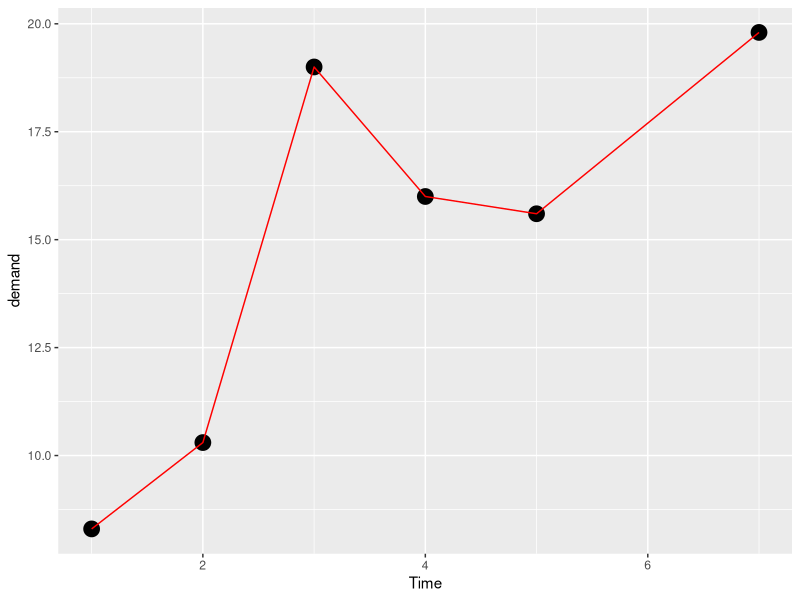
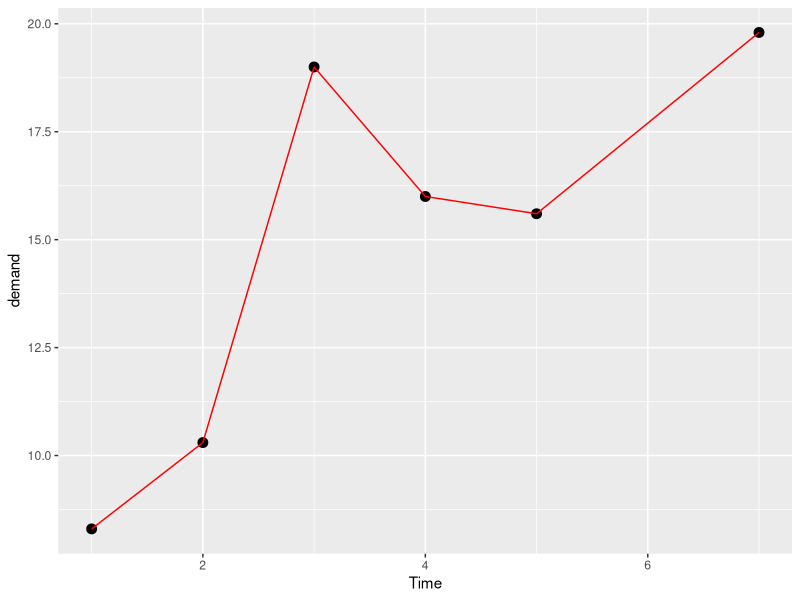
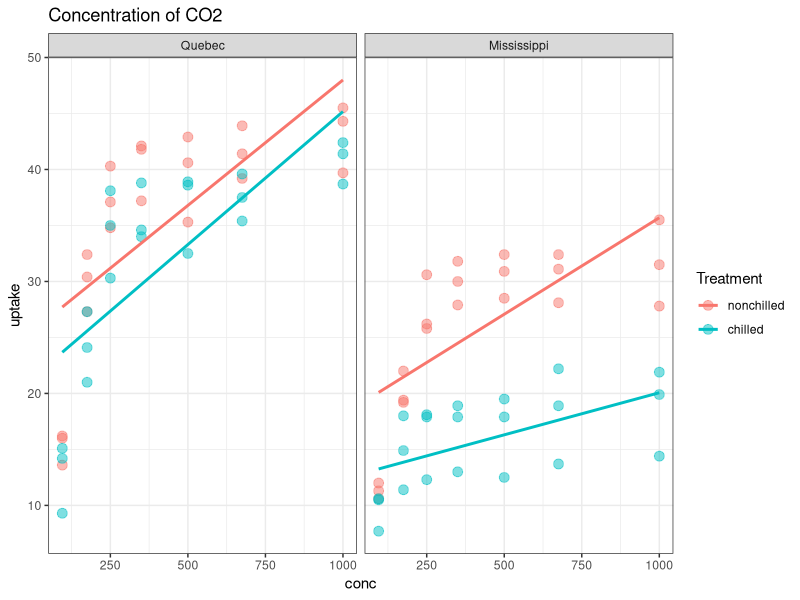
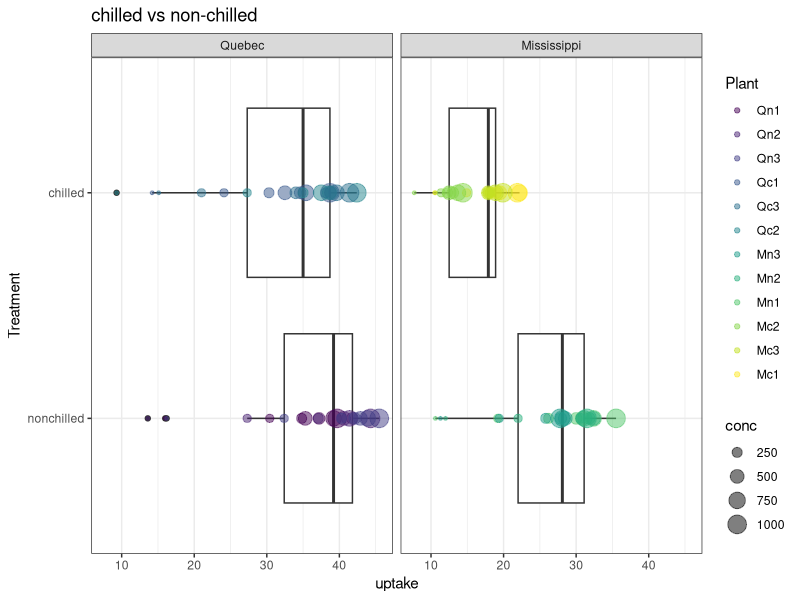
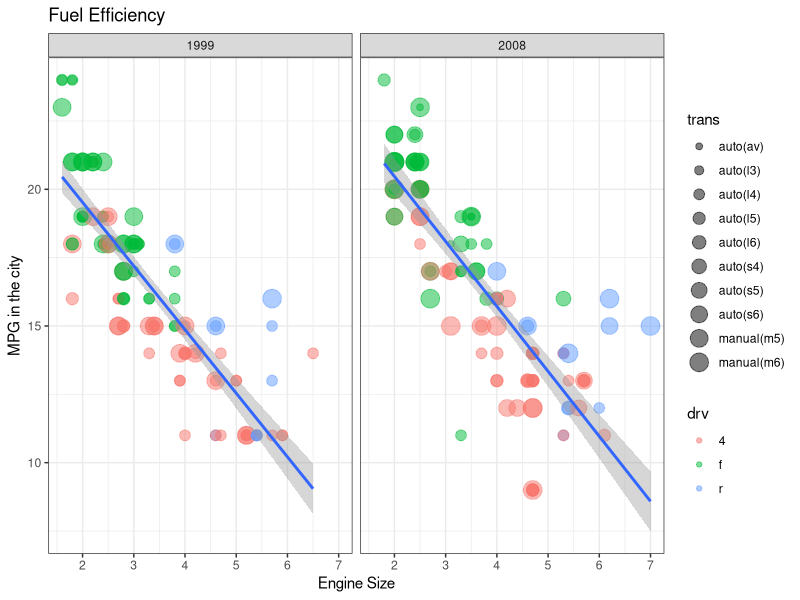

Write R code to recreate these figures, in order.
library("tidyverse")

?BOD

ggplot(data=BOD, mapping=aes(x=Time, y=demand))+
  geom_point(size=5)+
  geom_line(colour="red")


ggplot(BOD, aes(Time, demand))+
  geom_point(size=3)+
  geom_line(colour="red")

CO2
view(CO2)


CO2 %>% 
  ggplot(aes(conc, uptake, color=Treatment))+
  geom_point(size=3, alpha=0.5)+
  geom_smooth(method = lm, se = F)+
  facet_wrap(~Type)+
  labs(title="Concentration of CO2")+
  theme_bw()


CO2 %>%
  ggplot(aes(Treatment, uptake))+
  geom_boxplot()+
  geom_point(alpha=0.5,
    aes(size=conc, colour = Plant))+
  facet_wrap(~Type)+
  coord_flip()+
  theme_bw()+
  labs(title = "chilled vs non-chilled")


view(mpg)


mpg %>%
  filter(cty < 25) %>%
  ggplot(aes(displ, cty))+
  geom_point(aes(colour = drv, size = trans), alpha =0.5)+
  geom_smooth(method = lm)+
  facet_wrap(~year, nrow = 1)+
  labs(title="Fuel Efficiency", x = "Engine Size",
       y = "MPG in the city")+
  theme_bw()





